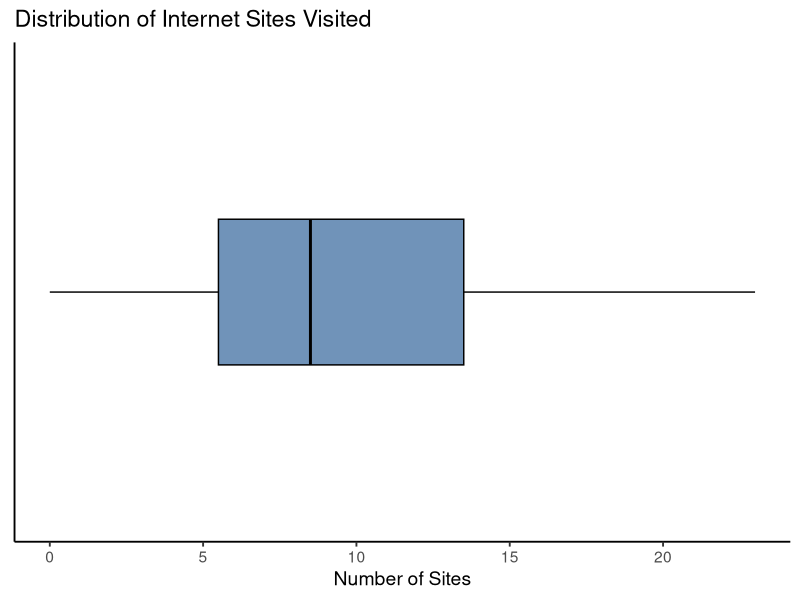

Write the R code that produced this figure.
## ---- chunk 1
#| echo: false
library(ggplot2)

# Data (avoid naming it df, because df() is an R function)
dat <- data.frame(value = c(0, 1, 5, 7, 8, 9, 12, 14, 22, 23))

# Modern horizontal box plot
ggplot(dat, aes(x = value, y = factor(1))) +
  geom_boxplot(width = 0.35, fill = "#4C78A8", alpha = 0.8, color = "black") +
  labs(
    title = "Distribution of Internet Sites Visited",
    x = "Number of Sites",
    y = NULL
  ) +
  theme_classic(base_size = 14) +
  theme(
    axis.text.y  = element_blank(),
    axis.ticks.y = element_blank()
  )


